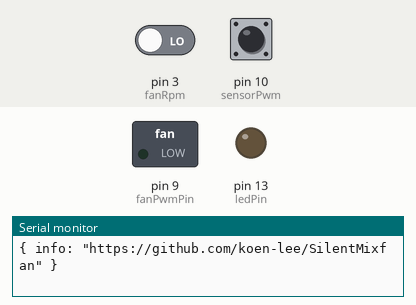
The sketch below on a simulated Arduino Uno, built with avr-gcc and run on an emulated ATmega328P. Shown: switched loads named in the sketch (green lamp = pin HIGH), output pins drawn as LEDs (lit = HIGH), the last lines printed to the serial monitor. Inputs (shaded band) come from the test bench; at power-on: pin 10 (sensorPwm) HIGH, pin 3 (fanRpm) LOW.

Above: at 1.2 s.
1.3 s: pin 10 (sensorPwm) pulsed LOW 2 times (0.12 s each, 0.3 s apart)
At 2.3 s:
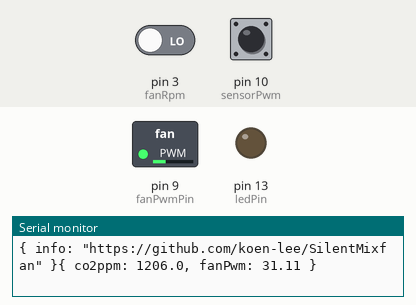
At 3.87 s:
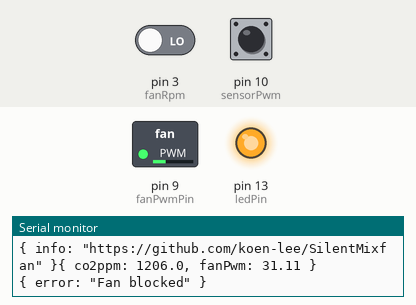
Timing chart, 0 to 10.5 s (numbered marks = the images above; inputs shaded):
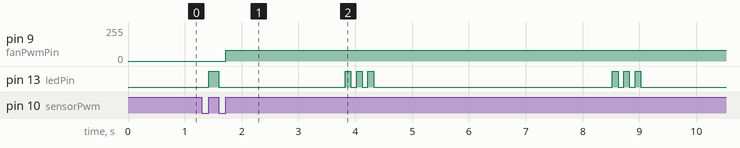

The sketch:

SilentMixfan.ino
```cpp
/* Sketch to control a 14 cm Noctua fan to exhaust bedroom air, CO2 dependent.
   The 12V fan starts reliably at 5V and allows PWM control using its PWM input.
   This makes it quite silent, suitable for a bedroom.
   My wall is 10 cm thick; a 168mm core drill makes a nice round hole for the
   fan while allowing standard exhaust grills. The fan can be mounted without
   drills using 10mm thick foam in the hole.
 */

const int fanPwmPin = 9;  // pwm output controlled by OCR1A
const int sensorPwm = 10; // PWM input from CO2 sensor
const int fanRpm = 3;     // RPM input from fan, 2 pulses/rev
const int ledPin =
    13; // diagnostics:
        /// 1 second period blink = OK, duty cycle corresponds with CO2
        /// concentration
        /// 5 blinks = no signal from sensor
        /// 3 blinks = no signal from fan
        /// not on = program not running/crashed

// Circular buffer for CO2 readings
const int BUFFER_SIZE = 8;
long co2Readings[BUFFER_SIZE];
int readingIndex = 0;
bool bufferFilled = false;

// Error tracking
int consecutiveErrors = 0;
const int MAX_ERRORS_BEFORE_FALLBACK = 5;

// PI controller parameters
const float SETPOINT = 800.0; // Target CO2 level in ppm
const float KP = 0.05;        // Proportional gain (slow response)
const float KI = 0.002;       // Integral gain (slow response)
float integral = 0.0;         // Integral accumulator
const float MIN_FAN_SPEED = 10.0;
const float MAX_FAN_SPEED = 100.0;

void setup() {
  Serial.begin(9600);
  pinMode(fanPwmPin, OUTPUT);
  pinMode(ledPin, OUTPUT);
  pinMode(sensorPwm, INPUT_PULLUP);
  pinMode(fanRpm, INPUT);
  setupNoctuaPwm();
  Serial.print("{ info: \"https://github.com/koen-lee/SilentMixfan\" }");
}

void loop() {
  const unsigned long timeOutUs = 2000000UL;
  unsigned long highTime, lowTime;
  if (measurePulse(sensorPwm, &highTime, &lowTime, timeOutUs)) {
    consecutiveErrors = 0; // Reset error counter on successful read

    long co2_ppm = calculateCO2(highTime, lowTime);

    long medianCO2 = getControlReading(co2_ppm);

    // Use PI controller to calculate fan speed
    float fanSpeed = calculatePIControl(medianCO2);

    writeData(co2_ppm, fanSpeed);
    setFanSpeed(fanSpeed);
  } else {
    consecutiveErrors++;
    Serial.print("{ error: \"Sensor timeout\", consecutiveErrors: ");
    Serial.print(consecutiveErrors);
    Serial.print(" }\n");

    if (consecutiveErrors >= MAX_ERRORS_BEFORE_FALLBACK) {
      setFanSpeed(50.0);
      blink(5);
    }
  }
  logFanRpm(highTime, lowTime, timeOutUs);
}

void setupNoctuaPwm() {
  // Set Timer1 to Fast PWM mode with ICR1 as TOP
  TCCR1A = _BV(COM1A1) | _BV(WGM11);            // Non-inverting mode, Fast PWM
  TCCR1B = _BV(WGM13) | _BV(WGM12) | _BV(CS10); // Fast PWM, no prescaler
  // Noctua fans want a 25 kHz signal +-4kHz for an inaudible control
  ICR1 = 639; // TOP value for 25 kHz (16MHz / 640 = 25kHz)
}

void setFanSpeed(float percentDutyCycle) {
  int registerValue = map(percentDutyCycle, 0, 100, 0, 639);
  OCR1A = registerValue;
}

void writeData(float co2_ppm, float fanSpeed) {
  Serial.print("{ co2ppm: ");
  Serial.print(co2_ppm, 1);
  Serial.print(", fanPwm: ");
  Serial.print(fanSpeed);
  Serial.println(" }");
}

bool waitForState(int pin, bool targetState, unsigned long timeoutUs) {
  unsigned long start = micros();
  while (digitalRead(pin) != targetState) {
    if (micros() - start > timeoutUs)
      return false;
  }
  return true;
}

bool measurePulse(int pin, unsigned long *highTime, unsigned long *lowTime,
                  unsigned long timeoutUs) {
  // Wait for initial state (with timeout)
  if (!waitForState(pin, LOW, timeoutUs)) {
    return false;
  }

  digitalWrite(ledPin, LOW);
  if (!waitForState(pin, HIGH, timeoutUs)) {
    return false;
  }
  unsigned long startHigh = micros();
  digitalWrite(ledPin, HIGH);
  if (!waitForState(pin, LOW, timeoutUs)) {
    return false;
  }
  digitalWrite(ledPin, LOW);
  unsigned long startLow = micros();
  if (!waitForState(pin, HIGH, timeoutUs)) {
    return false;
  }
  unsigned long endLow = micros();

  *highTime = startLow - startHigh;
  *lowTime = endLow - startLow;

  return true;
}

long calculateCO2(unsigned long highTimeUs, unsigned long lowTimeUs) {
  // Convert microseconds to milliseconds
  long thMs = highTimeUs / 1000;
  long tlMs = lowTimeUs / 1000;

  // sps-siot-carbon-dioxide-crir-e1-sensor-user-guide-000841-ciid-179501.pdf
  // page 5 CO2 = 2000 * (thMs - 2) / (thMs + tlMs - 4)

  long co2_ppm = (2000L * (thMs - 2)) / (thMs + tlMs - 4);
  return co2_ppm;
}

void blink(int times) {
  digitalWrite(ledPin, LOW);
  for (int i = 0; i < times; i++) {
    delay(100);
    digitalWrite(ledPin, HIGH);
    delay(100);
    digitalWrite(ledPin, LOW);
  }
  delay(100);
}

long getControlReading(long newReading) {
  co2Readings[readingIndex] = newReading;
  readingIndex++;
  if (readingIndex >= BUFFER_SIZE) {
    readingIndex = 0;
    bufferFilled = true;
  }
  return calculateMedian();
}

long calculateMedian() {
  long sortedReadings[BUFFER_SIZE];
  int validCount = bufferFilled ? BUFFER_SIZE : readingIndex;

  for (int i = 0; i < validCount; i++) {
    sortedReadings[i] = co2Readings[i];
  }

  // Simple bubble sort is OK for small arrays
  for (int i = 0; i < validCount - 1; i++) {
    for (int j = 0; j < validCount - i - 1; j++) {
      if (sortedReadings[j] > sortedReadings[j + 1]) {
        long temp = sortedReadings[j];
        sortedReadings[j] = sortedReadings[j + 1];
        sortedReadings[j + 1] = temp;
      }
    }
  }

  // Return median
  if (validCount % 2 == 0) {
    return (sortedReadings[validCount / 2 - 1] +
            sortedReadings[validCount / 2]) /
           2;
  } else {
    return sortedReadings[validCount / 2];
  }
}

float calculatePIControl(float measuredValue) {
  // Calculate error (positive error means CO2 is above setpoint)
  float error = measuredValue - SETPOINT;

  // Update integral term
  integral += error;

  // Anti-windup: constrain integral to prevent excessive accumulation
  float maxIntegral = (MAX_FAN_SPEED - MIN_FAN_SPEED) / KI;
  integral = constrain(integral, -maxIntegral, maxIntegral);

  // Calculate PI output
  float output = KP * error + KI * integral;

  // Add base speed and constrain to valid range
  float fanSpeed = MIN_FAN_SPEED + output;
  fanSpeed = constrain(fanSpeed, MIN_FAN_SPEED, MAX_FAN_SPEED);

  return fanSpeed;
}

void logFanRpm(unsigned long &highTime, unsigned long &lowTime,
               const unsigned long timeOutUs) {

  if (measurePulse(fanRpm, &highTime, &lowTime, timeOutUs)) {
    unsigned long timePerRevUs = 2UL * (lowTime + highTime);
    unsigned long usPerMinute = (60UL * 1000UL * 1000UL);
    unsigned long rpm = usPerMinute / timePerRevUs;
    Serial.print("{ rpm: ");
    Serial.print(rpm);
    Serial.print(" }\n");
  } else {
    Serial.print("{ error: \"Fan blocked\" }\n");
    blink(3);
  }
}
```

Measured:
- after the input at 1.3 s, pin 9 (fanPwmPin): 0/255 → 79/255 after 0.42 s
